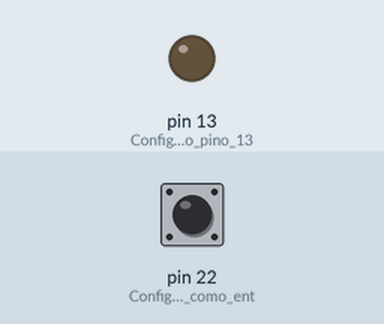
Simulated run of this sketch. Board: Arduino Mega 2560, built with avr-gcc and run on an emulated ATmega2560. Shown: output pins drawn as LEDs (lit = HIGH). The test bench sets the inputs (shaded band); at power-on: pin 22 (Configura_pino_8_como_ent) HIGH. What the sketch prints to the serial monitor is not drawn.

Above: at 1.2 s.
1.3 s: pin 22 (Configura_pino_8_como_ent) pulled LOW for 0.15 s
At 1.41 s:
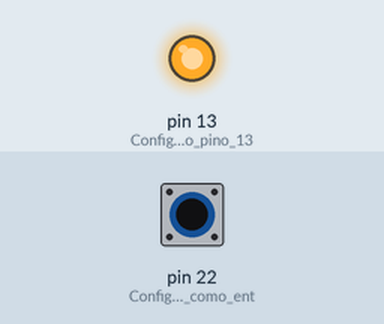
3.0 s: pin 22 (Configura_pino_8_como_ent) pulled LOW for 3.2 s
At 7.4 s:
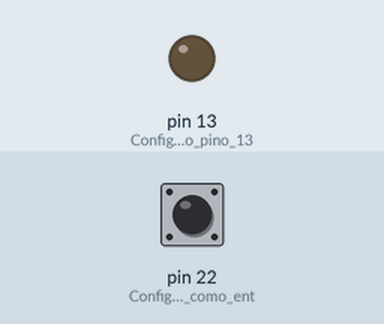
Timing chart, 0 to 8.9 s (numbered marks = the images above; inputs shaded):
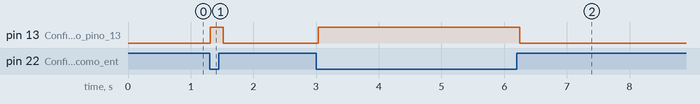

Measured:
- after the input at 1.3 s, pin 13 (Configura_o_pino_13): LOW → HIGH at once, → LOW 0.21 s later
- after the input at 3.0 s, pin 13 (Configura_o_pino_13): LOW → HIGH at once, → LOW 3.2 s later

The sketch:

teste_botao.ino
```cpp
bool teste, now, last;


void setup() {
  Serial.begin(115200);
  pinMode(13, OUTPUT);         // Configura o pino 13 (led interno) como saída;
  pinMode(22, INPUT_PULLUP);    // Configura pino 8 como entrada e habilita pull up interno;

  last = digitalRead(22);
}
void loop() {
  now = digitalRead(22);

  if (now != last){
    delay(10);
  }

  if(now == digitalRead(22)){
    last = now;
  }

  Serial.println(teste);
  if (now == LOW) { // Botão Pressionado;
    digitalWrite(13, HIGH);    // Liga led.
  }
  else {                       // Botão Não Pressionado
    digitalWrite(13, LOW);     // Desliga led.
  }

  delay(100);
}
```
